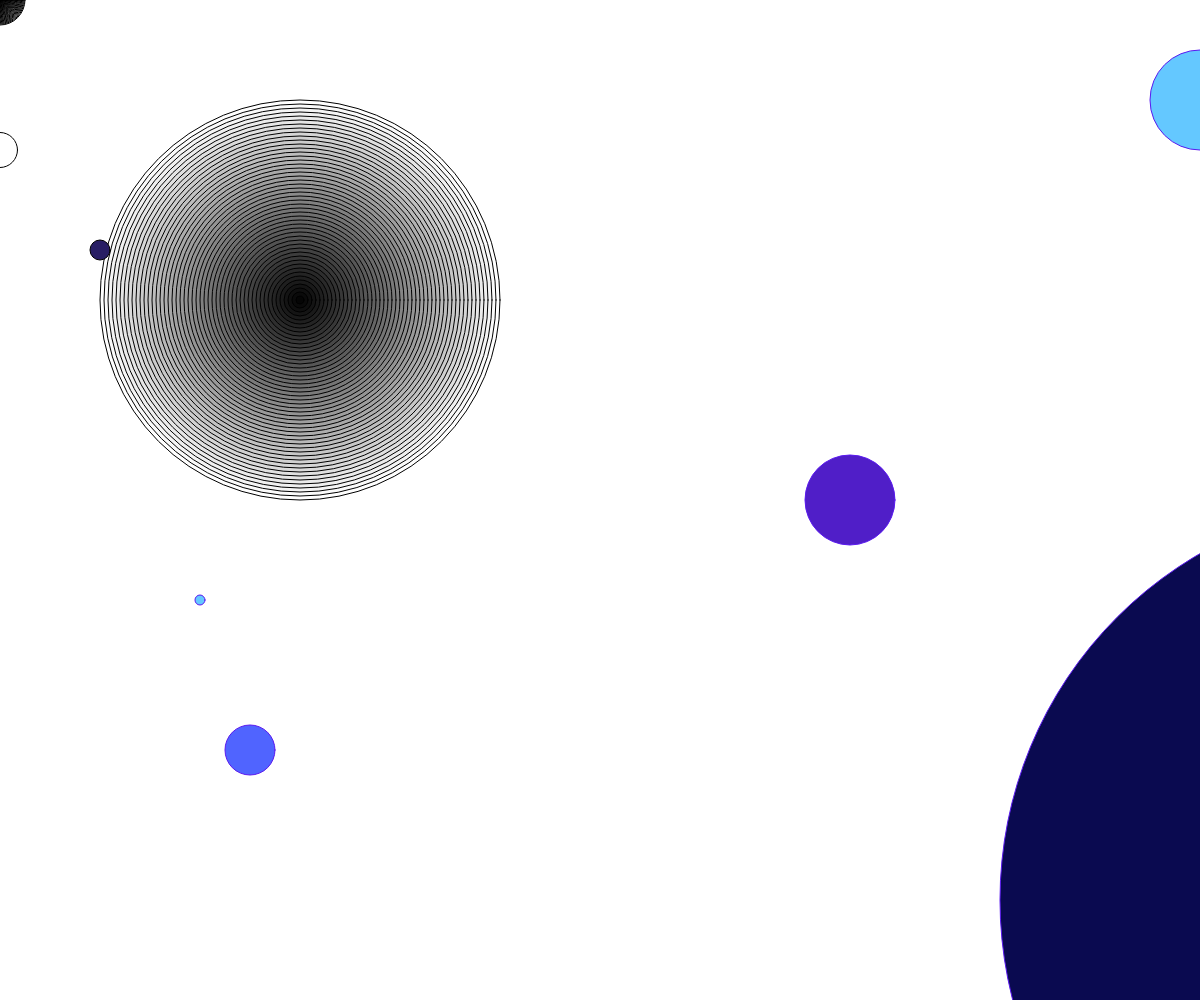
Frame 1 (no input)
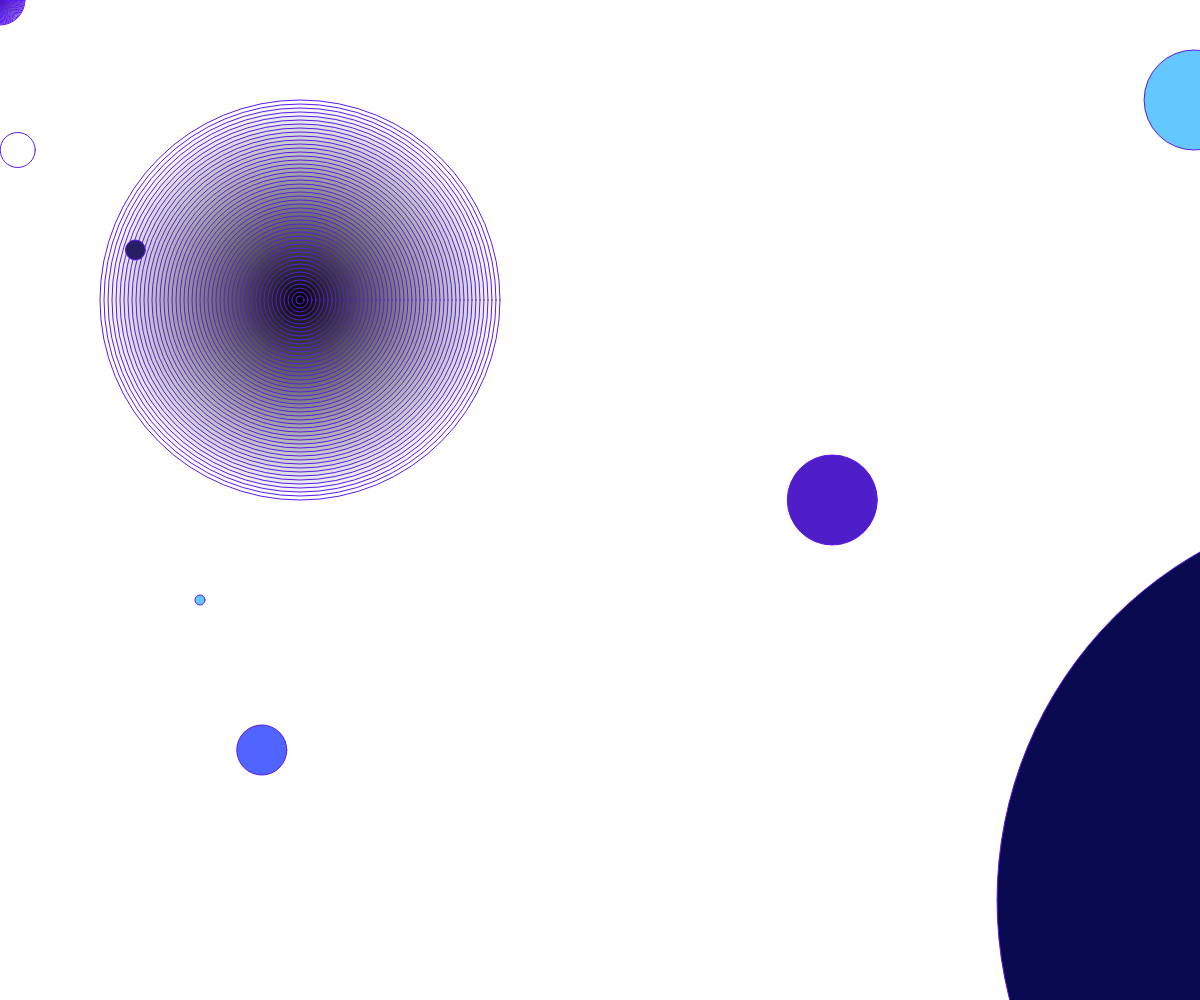
Frame 60 (no input)
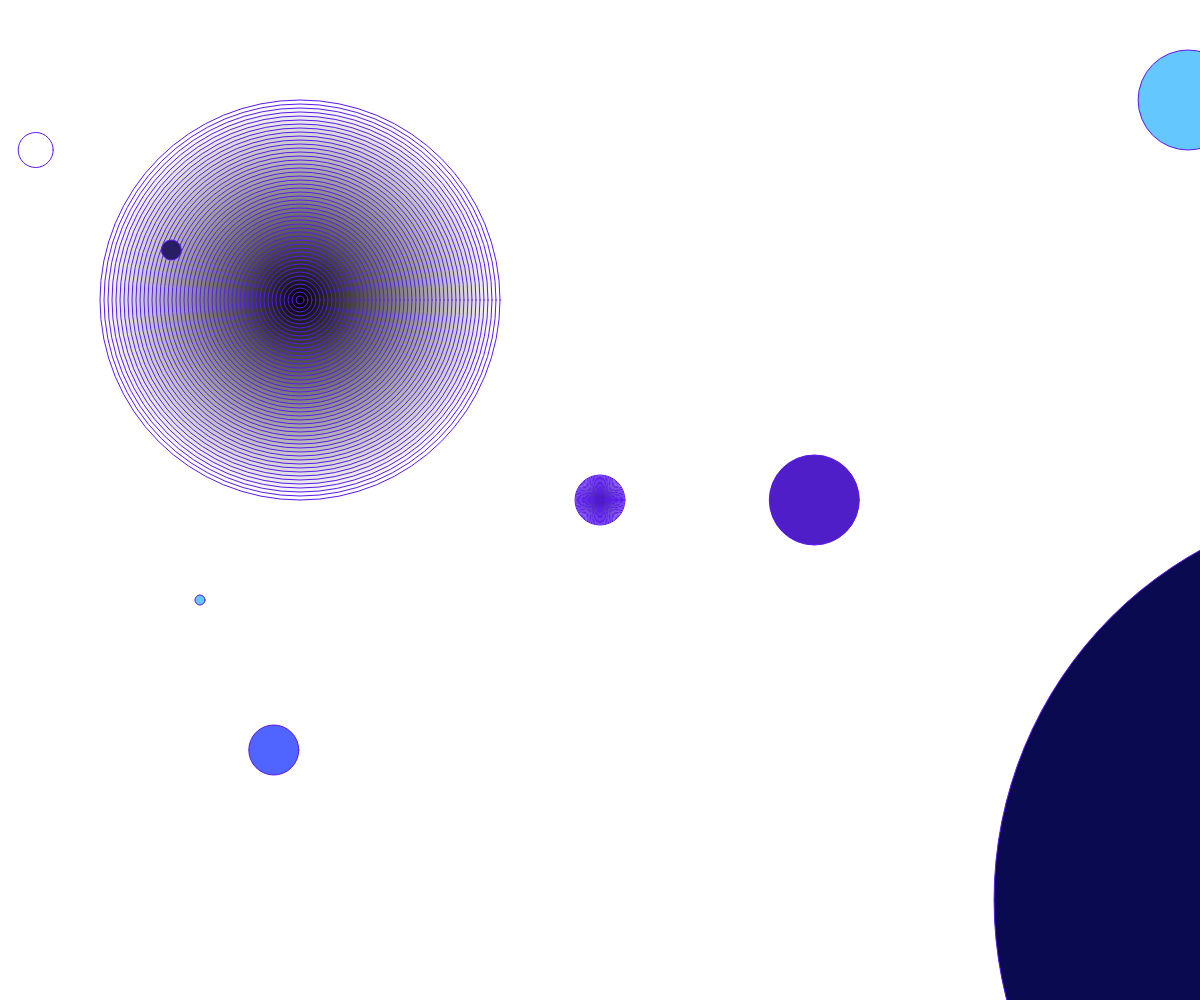
Frame 120 (the mouse pressed at the canvas centre since frame 60)

The p5.js sketch that drew these frames (run headless with seeded random() and noise() and a simulated clock; from frame 60 on, the mouse is pressed at the canvas centre):

// p5.js sketch
// ── sketch.js
var backgroundColor = 255;
var target1X = 300;
var target1Y = 300;
var circleX
var circleX2
var circleX3

function setup() {
  createCanvas(window.innerWidth, window.innerHeight);
  circleX = 100;
  circleX2 = 0
  circleX3 = 250
  circleX4 = 850
  circleX5 = 200
  circleX6 = 1400
  circleX7 = 1200
}

function draw() {
  backgroundColor = getDistance(target1X, target1Y, mouseX, mouseY);
  background(backgroundColor);

  drawTarget(target1X, target1Y, 50, 400);

  drawTarget(mouseX, mouseY, 30, 50);

  fill(40, 30, 100);
  ellipse(circleX, 250, 20, 20);
  circleX = circleX + 0.6;

  fill(255);
  ellipse(circleX2, 150, 35, 35);
  circleX2 = circleX2 + 0.3;

  stroke(90, 25, 240);
  fill(80, 100, 255);
  ellipse(circleX3, 750, 50, 50);
  circleX3 = circleX3 + 0.2;

  fill(80, 30, 200)
  ellipse(circleX4, 500, 90, 90);
  circleX4 = circleX4 - 0.3;

  fill(100, 200, 255);
  ellipse(circleX5, 600, 10, 10);

  fill(10, 10, 80);
  ellipse(circleX6, 900, 800, 800);
  circleX6 = circleX6 - 0.05;

  fill(100, 200, 255);
  ellipse(circleX7, 100, 100, 100);
  circleX7 = circleX7 - 0.1;

}

function drawTarget(x, y, numOfCircles, targetSize, targetHue) {
  for (var i=numOfCircles; i>0; i--) {
    var step = i/numOfCircles; // range from 1 to 0.
    fill(step*255);
    var size = targetSize * step;
    ellipse(x, y, size, size );
  }
}

function getDistance(x1, y1, x2, y2) {
  var dx = x1 - x2;
  var dy = y1 - y2;
  var result = Math.sqrt(dx*dx + dy*dy);
  return result;
}
